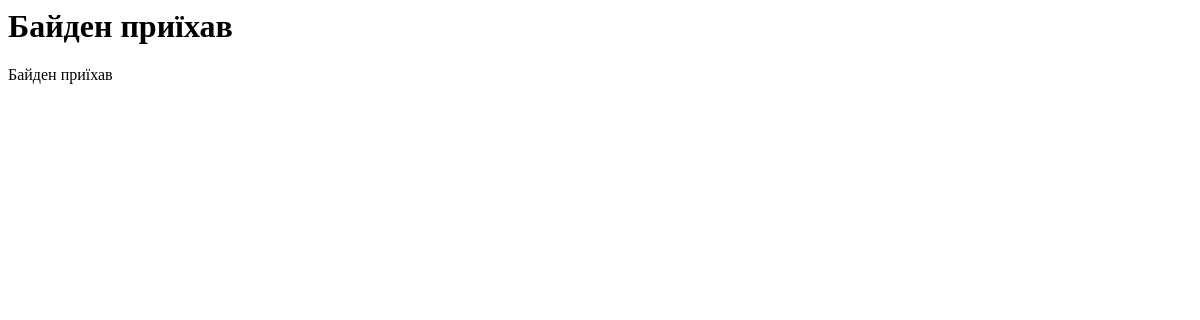
The page /news/1 on the database as committed earlier.
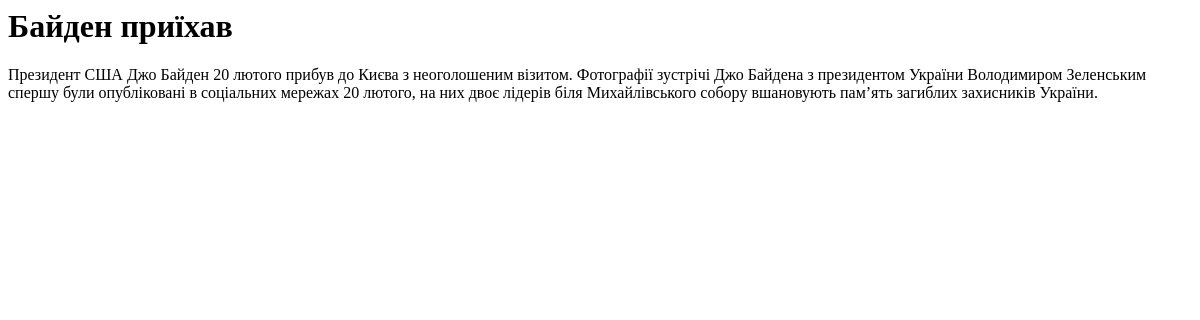
The same page on the database as committed later.
### news/models.py (models this page shows, shortened)
class New(models.Model):
    title = models.CharField(max_length=100)
    content = models.TextField()
    date = models.DateTimeField(auto_now_add=True)
    categories = models.ForeignKey(Category, on_delete=models.CASCADE)

### news/views.py (the view)
# urls.py: path('news/<int:news_id>', views.news_detail, name='news_detail'),
def news_detail(request, news_id):
    news = New.objects.get(id=news_id)
    return render(request, 'news_detail.html', {'news': news})

### news/templates/news_detail.html
<H1> {{ news.title }} </H1>
<P> {{ news.content }} </P>

Rows that differ between the two databases and show on the page:
changed New "Байден приїхав": content "Байден приїхав" → "Президент США Джо Байден 20 лютого прибув до Києва з неоголошеним візитом. Фотографії зустрічі Джо Байдена з президентом України Володимиром Зеленським спершу були опубліковані в соціальних мережах 20 лютого, на них двоє лідерів біля Михайлівського собору вшановують пам’ять загиблих захисників України."
